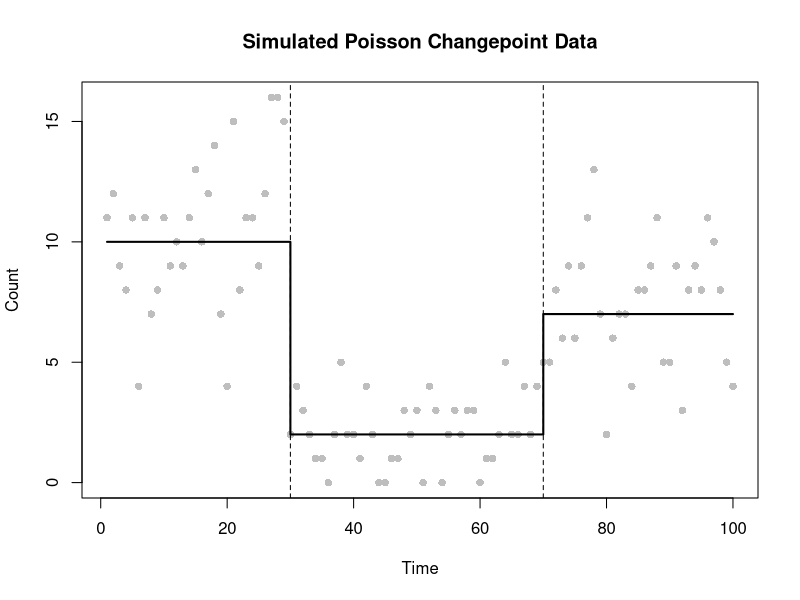
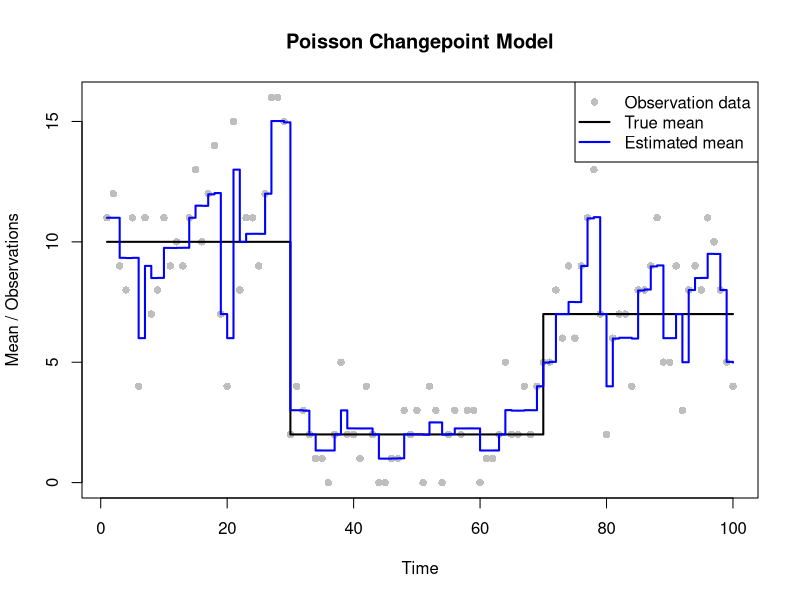
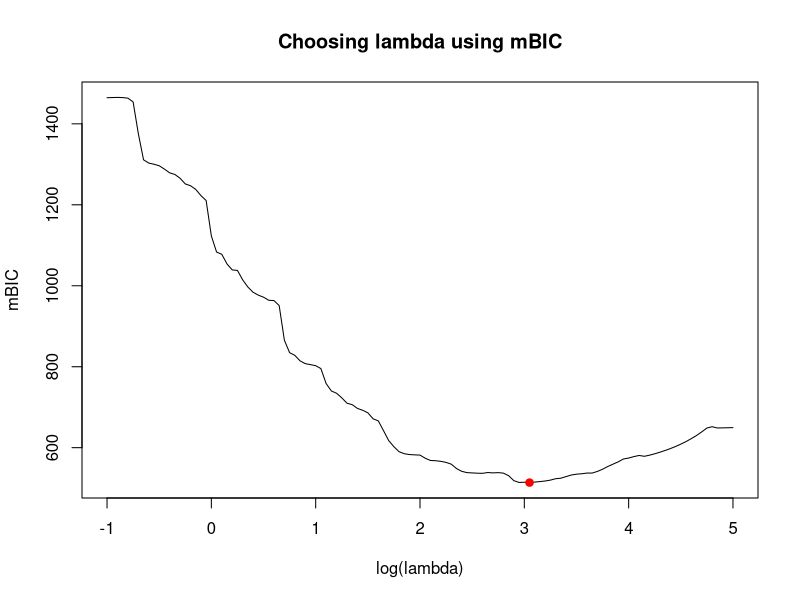
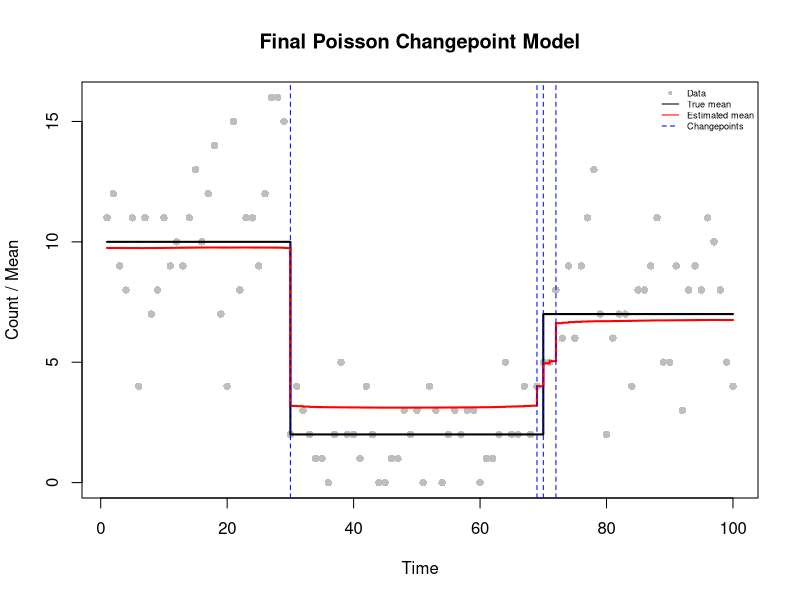
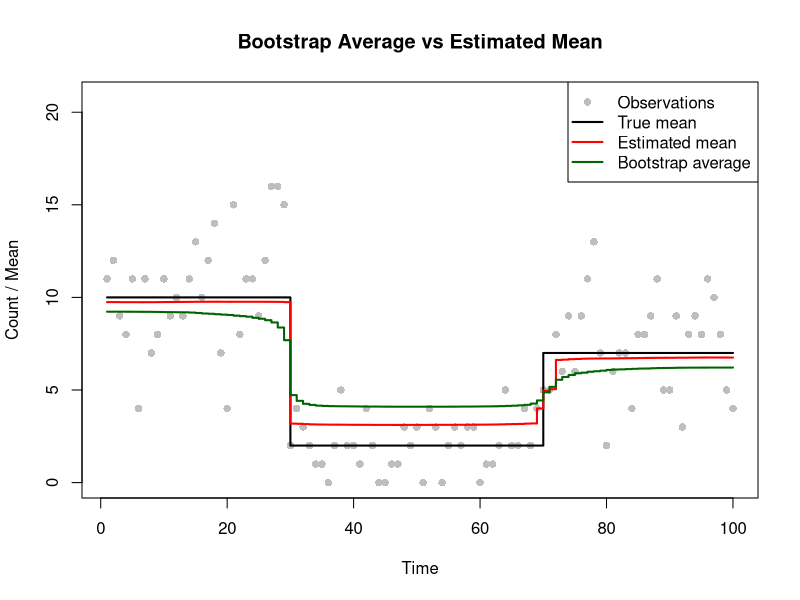
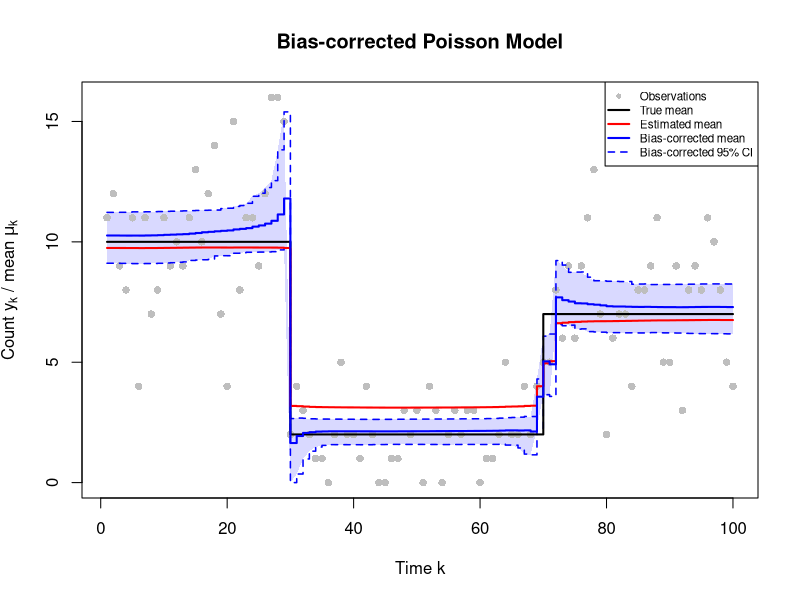

Write R code to recreate these figures, in order.
# =============================================================================
# Changepoint Estimation
#
#
# GitHub repository: https://github.com/pierrickdb/Group-15-Statistical-Programming
#
# Authors:
# Pierrick de Boer: S3034691
# Fagan Ganbarli: S3015664
# Raneem Alluhaydan: S3044929
#
# Contributions:
# Fagan Ganbarli (33.33%): Task 1-3
# Raneem Alluhaydan (33.33%): Task 4-5
# Pierrick de Boer (33.33%): Task 6-7
#
# Overview:
# Estimate changepoints in Poisson data using a smoothed LASSO penalty.
# Choose lambda by minimising mBIC.
# Use parametric bootstrapping for bias correction and confidence intervals.
#
# Main functions:
# 1. poisson_lasso_objective: Calculates the penalised cost.
# 2. poisson_lasso_grad: Calculates the gradient.
# 3. poisson_lasso_hess: Calculates the Hessian.
# 4. fd_jacobian: Checks derivatives numerically.
# 5. fit_poisson_lasso: Fits the model using BFGS.
# 6. poisson_lasso_edf: Calculates effective degrees of freedom.
# =============================================================================

# FUNCTION DEFINITIONS

# Task 2(a): Objective function
# Calculate the penalised negative log-likelihood
# for the Poisson changepoint model.

poisson_lasso_objective <- function(beta, y, lambda = 1, eps = 1e-6) {
  
  # Inputs:
  #   beta: Parameter vector of length n.
  #   y: Observed data vector.
  #   lambda: LASSO penalty parameter. Default value is 1.
  #   eps: Smoothing parameter. Default value is 1e-6.
  
  # Output:
  #   The penalised negative log-likelihood.
  
  # Method:
  #   Calculate the Poisson mean function, evaluate the
  #   negative log-likelihood and add the smoothed LASSO penalty.
  
  # Calculate the Poisson mean function.
  mu <- exp(cumsum(beta))
  
  # Calculate the negative Poisson log-likelihood.
  neg_loglik <- -sum(dpois(y, lambda = mu, log = TRUE))
  
  # Apply the smoothed LASSO penalty, excluding the first parameter.
  penalty <- lambda * sum(sqrt(beta[-1]^2 + eps))
  
  # Return the penalised objective function.
  return(neg_loglik + penalty)
}


# Task 2(b): Gradient function
# Calculate the gradient of the penalised objective function.

poisson_lasso_grad <- function(beta, y, lambda = 1, eps = 1e-6) {
  
  # Inputs:
  #   beta: Parameter vector of length n.
  #   y: Observed data vector.
  #   lambda: LASSO penalty parameter. Default value is 1.
  #   eps: Smoothing parameter. Default value is 1e-6.
  
  # Output:
  #   Gradient vector containing the first partial derivatives.
  
  # Method:
  #   Calculate the likelihood gradient using reverse cumulative
  #   sums and add the gradient of the smoothed penalty.
  
  # Calculate the Poisson mean function.
  mu <- exp(cumsum(beta))
  
  # Calculate the gradient of the negative log-likelihood.
  grad <- rev(cumsum(rev(mu - y)))
  
  # Add the penalty gradient, excluding the first parameter.
  grad[-1] <- grad[-1] +
    lambda * beta[-1] / sqrt(beta[-1]^2 + eps)
  
  # Return the gradient vector.
  return(grad)
}


# Task 2(c): Hessian function
# Calculate the Hessian matrix of the penalised objective function.

poisson_lasso_hess <- function(beta, y, lambda = 1, eps = 1e-6) {
  
  # Inputs:
  #   beta: Parameter vector of length n.
  #   y: Observed data vector.
  #   lambda: LASSO penalty parameter. Default value is 1.
  #   eps: Smoothing parameter. Default value is 1e-6.
  
  # Output:
  #   An n by n Hessian matrix containing the second derivatives.
  
  # Method:
  #   Calculate the likelihood Hessian using reverse cumulative sums
  #   and add the second derivatives of the penalty.
  
  # Store the number of parameters.
  n <- length(beta)
  mu <- exp(cumsum(beta))
  
  # Calculate reverse cumulative sums of the Poisson means.
  s <- rev(cumsum(rev(mu)))
  
  # Find the maximum index for each pair of parameters.
  idx <- outer(1:n, 1:n, pmax)
  H <- matrix(s[idx], n, n)
  
  # Calculate the second derivatives of the penalty.
  penalty_hess <- c(0, lambda * eps /
                      (beta[-1]^2 + eps)^(3/2))
  
  # Add the penalty derivatives to the diagonal.
  diag(H) <- diag(H) + penalty_hess
  
  # Return the Hessian matrix.
  return(H)
}


# Task 2(d): Numerical differentiation
# Use central finite differences to check the analytical
# gradient and Hessian functions.

fd_jacobian <- function(fn, beta, h = 1e-5) {
  
  # Inputs:
  #   fn: Function to differentiate.
  #   beta: Parameter vector at which derivatives are evaluated.
  #   h: Finite difference step size. Default value is 1e-5.
  
  # Output:
  #   Numerical Jacobian matrix.
  
  # Store the number of parameters.
  n <- length(beta)
  J <- matrix(0, length(fn(beta)), n)
  
  # Calculate numerical derivatives for each parameter.
  for (i in 1:n) {
    beta_plus <- beta_minus <- beta
    beta_plus[i] <- beta_plus[i] + h
    beta_minus[i] <- beta_minus[i] - h
    
    # Apply the central finite difference approximation.
    J[, i] <- (fn(beta_plus) - fn(beta_minus)) / (2 * h)
  }
  
  # Return the numerical Jacobian.
  return(J)
}


# Task 3: Fit the Poisson LASSO model using optim.
# Estimate the beta parameters by minimising the penalised
# negative log-likelihood using the BFGS method.

fit_poisson_lasso <- function(y, lambda = 1, beta_start = NULL) {
  
  # Inputs:
  #   y: Observed data vector.
  #   lambda: LASSO penalty parameter. Default value is 1.
  #   beta_start: Optional initial parameter vector.
  
  # Output:
  #   Optimisation results containing estimated parameters
  #   and convergence information.
  
  # Method:
  #   Initialise the parameters and minimise the objective
  #   function using BFGS with the analytical gradient.
  
  # Set the initial parameter values if none are provided.
  if (is.null(beta_start)) {
    beta_start <- c(log(mean(y)), rep(0, length(y) - 1))
  }
  
  # Fit the model using the BFGS optimisation method.
  fit <- optim(
    beta_start, poisson_lasso_objective,
    gr = poisson_lasso_grad,
    y = y, lambda = lambda,
    method = "BFGS",
    control = list(maxit = 10000, reltol = 1e-9)
  )
  
  # Check whether the optimisation algorithm converged.
  if (fit$convergence != 0) {
    warning(paste("No convergence at lambda =", lambda))
  }
  
  # Return the optimisation results.
  return(fit)
}


# Task 4: Calculate the effective degrees of freedom.

# Calculate the effective degrees of freedom using
# the penalised and unpenalised Hessian matrices.
poisson_lasso_edf <- function(beta, y, lambda) {
  
  # Inputs:
  #   beta: Estimated parameter vector.
  #   y: Observed data vector.
  #   lambda: LASSO penalty parameter.
  
  # Output:
  #   Effective degrees of freedom of the fitted model.
  
  # Method:
  #   Evaluate the penalised and unpenalised Hessians
  #   and calculate the trace of their matrix product.
  
  # Calculate the penalised Hessian.
  H1 <- poisson_lasso_hess(beta, y, lambda)
  
  # Calculate the unpenalised Hessian.
  H0 <- poisson_lasso_hess(beta, y, 0)
  
  # Calculate the effective degrees of freedom.
  edf <- sum(diag(solve(H1, H0)))
  
  # Return the effective degrees of freedom.
  return(edf)
}


# =============================================================================
# Analysis and testing
# =============================================================================

# Task 1: Generate the data set

# Define the number of observations and time points.
set.seed(12345)
n <- 100
time <- 1:n

# Specify the true changepoint locations.
tau_true <- c(1, 30, 70, n + 1)

# Calculate the true number of changepoints.
m_true <- length(tau_true) - 2

# Define the Poisson mean for each segment.
theta_true <- c(10, 2, 7)

mu_true <- numeric(n)

# Assign the corresponding mean to each time segment.
for (i in seq_along(theta_true)) {
  mu_true[tau_true[i]:(tau_true[i + 1] - 1)] <- theta_true[i]
}

# Generate observations from the Poisson changepoint model.
y <- rpois(n, lambda = mu_true)

# Plot the simulated observations and true mean function.
plot(time, y,
     pch = 16,
     col = "grey",
     xlab = "Time",
     ylab = "Count",
     main = "Simulated Poisson Changepoint Data")

lines(time, mu_true,
      col = "black",
      lwd = 2,
      type = "s")

abline(v = tau_true[-c(1, length(tau_true))],
       lty = "dashed")


# Task 2: Checking the gradient and Hessian

# Choose test parameter values for numerical differentiation.
beta_test <- c(log(mean(y)), rep(0.05, n - 1))

# Calculate the analytical gradient.
grad_analytical <- poisson_lasso_grad(beta_test, y)

# Approximate the gradient using central finite differences.
grad_numerical <- as.vector(fd_jacobian(
  function(b) poisson_lasso_objective(b, y),
  beta_test
))

# Calculate the analytical Hessian.
hess_analytical <- poisson_lasso_hess(beta_test, y)

# Approximate the Hessian using finite differences of the gradient.
hess_numerical <- fd_jacobian(
  function(b) poisson_lasso_grad(b, y),
  beta_test
)

# Compare the analytical and numerical derivatives.
max(abs(grad_analytical - grad_numerical))
max(abs(hess_analytical - hess_numerical))

# Gradient error = 4.230387e-07
# Hessian error = 5.817456e-07
# Both are close to zero, confirming the analytical derivatives.


# Task 3: Fit the model with lambda = 1

# Initialise the parameters using the sample mean.
beta_start <- c(log(mean(y)), rep(0, n - 1))

# Fit the Poisson LASSO model using BFGS.
fit <- fit_poisson_lasso(y, lambda = 1, beta_start = beta_start)

# Check whether the optimisation algorithm converged.
fit$convergence
fit$message

# Stop if the optimisation did not converge.
if (fit$convergence != 0) {
  stop("The model did not converge for lambda = 1.")
}

# Extract the estimated parameters and mean function.
beta_hat <- fit$par
mu_hat1 <- exp(cumsum(beta_hat))

# Plot the observations, true mean and estimated mean.
plot(time, y,
     pch = 16,
     col = "grey",
     xlab = "Time",
     ylab = "Mean / Observations",
     main = "Poisson Changepoint Model")

lines(time, mu_true,
      col = "black",
      lwd = 2,
      type = "s")

lines(time, mu_hat1,
      col = "blue",
      lwd = 2,
      type = "s")

legend("topright",
       legend = c("Observation data",
                  "True mean",
                  "Estimated mean"),
       col = c("grey", "black", "blue"),
       pch = c(16, NA, NA),
       lty = c(NA, 1, 1),
       lwd = c(NA, 2, 2))

# The optimisation converged successfully.
# The estimated mean captures the general trend in the data.
# However, lambda = 1 provides insufficient penalisation
# to identify a clearly defined changepoint structure.

# Task 4: Choosing lambda using mBIC

# Define the grid of log-lambda values.
lsp <- seq(-1, 5, by = 0.05)

# Initialise vectors for mBIC and effective degrees of freedom.
mbic <- rep(Inf, length(lsp))
edf <- rep(NA_real_, length(lsp))

# Use the initial parameter estimates for the first fit.
b0 <- beta_start

# Evaluate the model for each penalty value.
fits <- vector("list", length(lsp))
for (i in seq_along(lsp)) {
  
  # Convert the log-lambda value to lambda.
  lambda <- exp(lsp[i])
  
  # Fit the model using the current penalty value.
  fit_lambda <- fit_poisson_lasso(y, lambda, b0)
  
  # Skip penalty values where optimisation fails.
  if (fit_lambda$convergence != 0) {
    next
  }
  
  beta_lambda <- fit_lambda$par
  fits[[i]] <- fit_lambda
  
  edf[i] <- poisson_lasso_edf(beta_lambda, y, lambda)
  
  # Calculate the fitted Poisson mean function.
  mu_lambda <- exp(cumsum(beta_lambda))
  
  # Calculate the maximised log-likelihood.
  ll <- sum(dpois(y, mu_lambda, log = TRUE))
  
  # Calculate the modified Bayesian Information Criterion.
  mbic[i] <- 3 * (edf[i] - 1) * log(n) - 2 * ll
  
  # Use the current estimates as starting values for the next fit.
  b0 <- beta_lambda
}

# Check that at least one penalty value has a valid mBIC.
if (all(!is.finite(mbic))) {
  stop("No valid mBIC values were obtained.")
}

# Find the penalty value that minimises mBIC.
i_opt <- which.min(mbic)
lambda_best <- exp(lsp[i_opt])

# Display the optimal penalty value.
lambda_best

# Display the optimal log-lambda, EDF and mBIC.
data.frame(
  log_lambda = lsp[i_opt],
  lambda = lambda_best,
  EDF = edf[i_opt],
  mBIC = mbic[i_opt]
)

# The minimum mBIC occurs at log(lambda) = 3,
# corresponding to lambda = 20.08554.
# This penalty value provides a balance between
# model fit and model complexity according to the mBIC criterion.

# Plot mBIC against log-lambda.
plot(lsp, mbic,
     type = "l",
     xlab = "log(lambda)",
     ylab = "mBIC",
     main = "Choosing lambda using mBIC")

points(lsp[i_opt], mbic[i_opt],
       col = "red",
       pch = 19)


# Task 5: Fit the final model

# Use the optimal model from Task 4.
fit_best <- fits[[i_opt]]

# Check convergence of the final model.
fit_best$convergence

if (fit_best$convergence != 0) {
  stop("The final model did not converge.")
}

# Extract the final parameter estimates and mean function.
beta_best <- fit_best$par
mu_hat_best <- exp(cumsum(beta_best))

# Calculate the effective number of changepoints.
edf_best <- poisson_lasso_edf(beta_best, y, lambda_best)
# Use the integer part of EDF - 1 to estimate
# the number of changepoints.
m_hat <- floor(edf_best - 1)

# Identify the changepoints using the largest absolute coefficients.
# Exclude the first parameter because it represents the intercept.
if (m_hat > 0) {
  tau_hat <- sort(order(abs(beta_best[-1]),
                        decreasing = TRUE)[seq_len(m_hat)] + 1)
} else {
  tau_hat <- numeric(0)
}

# Plot the observations, true mean and estimated mean.
plot(time, y,
     pch = 16,
     col = "grey",
     xlab = "Time",
     ylab = "Count / Mean",
     main = "Final Poisson Changepoint Model")

lines(time, mu_true,
      col = "black",
      lwd = 2,
      type = "s")

lines(time, mu_hat_best,
      col = "red",
      lwd = 2,
      type = "s")

abline(v = tau_hat,
       col = "blue",
       lty = 2)

legend("topright",
       cex = 0.55,
       legend = c("Data", "True mean",
                  "Estimated mean", "Changepoints"),
       col = c("grey", "black", "red", "blue"),
       pch = c(16, NA, NA, NA),
       lty = c(NA, 1, 1, 2),
       bty = "n")

# Display the final model results.
lambda_best
edf_best
m_hat
tau_hat

# EDF = 5.762, giving 4 estimated changepoints.
# Estimated locations: 30, 69, 70 and 72.
# True locations: 30 and 70.
# The change near 70 is split into several estimated changepoints.
# The penalty shrinks the estimated mean changes.


# Task 6: Parametric bootstrap used to estimate uncertainty and bias

# Define the number of bootstrap samples.
B <- 200

# Store the estimated mean function for each bootstrap sample.
mu_boot <- matrix(NA_real_, nrow = B, ncol = n)

# Store the convergence status of each bootstrap fit.
conv_boot <- numeric(B)

# Generate and fit the bootstrap samples.
set.seed(1)

for (j in 1:B) {
  
  # Simulate new observations using the best fitted mean function.
  y_sim <- rpois(n, lambda = mu_hat_best)
  
  # Initialise the parameters for the bootstrap model.
  b_start <- c(log(mean(y_sim)), rep(0, n - 1))
  
  # Fit the model using the optimal penalty value.
  fit_sim <- fit_poisson_lasso(
    y_sim,
    lambda_best,
    beta_start = b_start
  )
  
  # Record the convergence status.
  conv_boot[j] <- fit_sim$convergence
  
  # Skip bootstrap samples where optimisation fails.
  if (fit_sim$convergence != 0) {
    warning(paste("No convergence in bootstrap sample", j))
    next
  }
  
  # Store the estimated mean function.
  mu_boot[j, ] <- exp(cumsum(fit_sim$par))
}

# Check the number of unsuccessful bootstrap fits.
sum(conv_boot != 0)

# Stop if any bootstrap sample failed.
if (any(conv_boot != 0) || anyNA(mu_boot)) {
  stop("Some bootstrap fits failed. Check convergence before continuing.")
}

# Calculate the average bootstrap mean function.
mu_bar <- colMeans(mu_boot)

# Plot the observations, true mean, estimated mean and bootstrap average.
plot(time, y,
     pch = 16,
     col = "grey",
     ylim = c(0, 1.3 * max(y, mu_true, mu_hat_best, mu_bar)),
     xlab = "Time",
     ylab = "Count / Mean",
     main = "Bootstrap Average vs Estimated Mean")

lines(time, mu_true,
      col = "black",
      lwd = 2,
      type = "s")

lines(time, mu_hat_best,
      col = "red",
      lwd = 2,
      type = "s")

lines(time, mu_bar,
      col = "darkgreen",
      lwd = 2,
      type = "s")

legend("topright",
       legend = c("Observations", "True mean",
                  "Estimated mean", "Bootstrap average"),
       col = c("grey", "black", "red", "darkgreen"),
       pch = c(16, NA, NA, NA),
       lty = c(NA, 1, 1, 1),
       lwd = c(NA, 2, 2, 2))

# Calculate the bias-corrected mean function.
mu_bc <- 2 * mu_hat_best - mu_bar

# The bootstrap average differs from the original fitted mean,
# suggesting that the penalised estimator is biased.
# The difference estimates the bias introduced by the penalty.
# The bias-corrected estimate subtracts this estimated bias
# from the original fitted mean to reduce shrinkage effects.

# Calculate the lower and upper 95% bootstrap quantiles.
q_L <- apply(mu_boot, 2, quantile, probs = 0.025)
q_U <- apply(mu_boot, 2, quantile, probs = 0.975)

# Reflect the bootstrap quantiles to obtain bias-corrected limits.
q_L_bc <- pmax(2 * mu_hat_best - q_U, 0)
q_U_bc <- 2 * mu_hat_best - q_L


# Task 7: Final plot

# Calculate suitable vertical axis limits using all plotted values.
ylim <- range(c(y, mu_true, mu_hat_best, mu_bc,
                q_L_bc, q_U_bc), na.rm = TRUE)

# Ensure that the vertical axis starts at zero.
ylim[1] <- min(0, ylim[1])

# Create the plot without drawing observations initially.
plot(time, mu_hat_best,
     type = "n",
     ylim = ylim,
     xlab = "Time k",
     ylab = expression("Count " * y[k] * " / mean " * mu[k]),
     main = "Bias-corrected Poisson Model")

# Draw the area between the bias-corrected confidence limits.
polygon(c(time, rev(time)),
        c(q_L_bc, rev(q_U_bc)),
        col = adjustcolor("blue", alpha.f = 0.15),
        border = NA)

# Add the original observations.
points(time, y,
       pch = 16,
       col = "grey")

# Add the bias-corrected confidence limits.
lines(time, q_L_bc,
      col = "blue",
      lty = 2,
      lwd = 1.5,
      type = "s")

lines(time, q_U_bc,
      col = "blue",
      lty = 2,
      lwd = 1.5,
      type = "s")

# Add the true, estimated and bias-corrected mean functions.
lines(time, mu_true,
      col = "black",
      lwd = 2,
      type = "s")

lines(time, mu_hat_best,
      col = "red",
      lwd = 2,
      type = "s")

lines(time, mu_bc,
      col = "blue",
      lwd = 2,
      type = "s")

# Identify all elements of the final plot.
legend("topright",
       cex = 0.7,
       legend = c("Observations", "True mean",
                  "Estimated mean", "Bias-corrected mean",
                  "Bias-corrected 95% CI"),
       col = c("grey", "black", "red", "blue", "blue"),
       pch = c(16, NA, NA, NA, NA),
       lty = c(NA, 1, 1, 1, 2),
       lwd = c(NA, 2, 2, 2, 1.5),
       bg = "white")

# Interpretation of the final plot:

#   (1) Shrinkage and bias correction
#   mu_hat is pulled towards the overall mean. It is too low in the
#   high segments and too high in the low middle segment. The bias
#   correction removes most of this error.
#   Evidence: in the middle segment, mu_hat is around 3.1 and mu_bc around 2.1,
#   while the true mean is 2. In the outer segments, mu_hat is around 9.8 and
#   6.7, mu_bc around 10.5 and 7.3, while the true means are 10 and 7.

round(c(mu_hat = mean(mu_hat_best[31:68]), mu_bc = mean(mu_bc[31:68])), 1)

#   Interpretation: the penalty shrinks the segment levels towards each other.
#   The bootstrap fits are shrunk again relative to mu_hat, so
#   mu_bar - mu_hat estimates this shrinkage, and subtracting it moves mu_hat
#   back towards the truth. The correction works best in the middle segment,
#   where the shrinkage is largest. In the outer segments it slightly
#   overcorrect (by around 0.3 to 0.5) because the bias estimates is noisy.

#   (2) Band width and overshoot at the change points.
#   The 95% band is narrow within segments but widens sharply just
#   before the jumps, and mu_bc overshoots before the first jump.
#   Evidence: mu_bc rises from around 10.7 at k = 25 to around 11.8 at around k = 29.
#   The band is around 1-2 wide within segments but around 5.7 wide at around k = 29.

round(mu_bc[29], 1)

#   Interpretation: the bootstrap fits disagree on where exactly the jump is.
#   Their average mu_bar therefore has a smoothed ramp instead of a sharp
#   step, so it lies below mu_hat just before the jump. As a result,
#   mu_bc = 2*mu_hat - mu_bar is pushed above mu_hat there. The quantiles
#   at these points mix fits from before and after the jump, which makes the
#   band wide. Within a segment only the level is uncertain. At a jump the
#   location is uncertain as well.

#   (3) Pointwise coverage of the true mean
#   the band contains the true mean at 97 of 100 time points.
#   Evidence: coverage is 0.97, and the misses are at k = 69, 70 and 71.

mean(q_L_bc <= mu_true & mu_true <= q_U_bc)
which(!(q_L_bc <= mu_true & mu_true <= q_U_bc))

#   Interpretation: 0.97 is close to the nominal 95%. All misses are at the
#   second jump where the fit spreads the step an
#   intermediate level of around 4 to 5, while the true mean jumps directly from
#   2 to 7. The band is pointwise, not simultaneous, and this is a single
#   dataset with correlated time points. So 0.97 shows the band behaves
#   reasonably here but it is not an estimate of the true coverage
#   probability.
